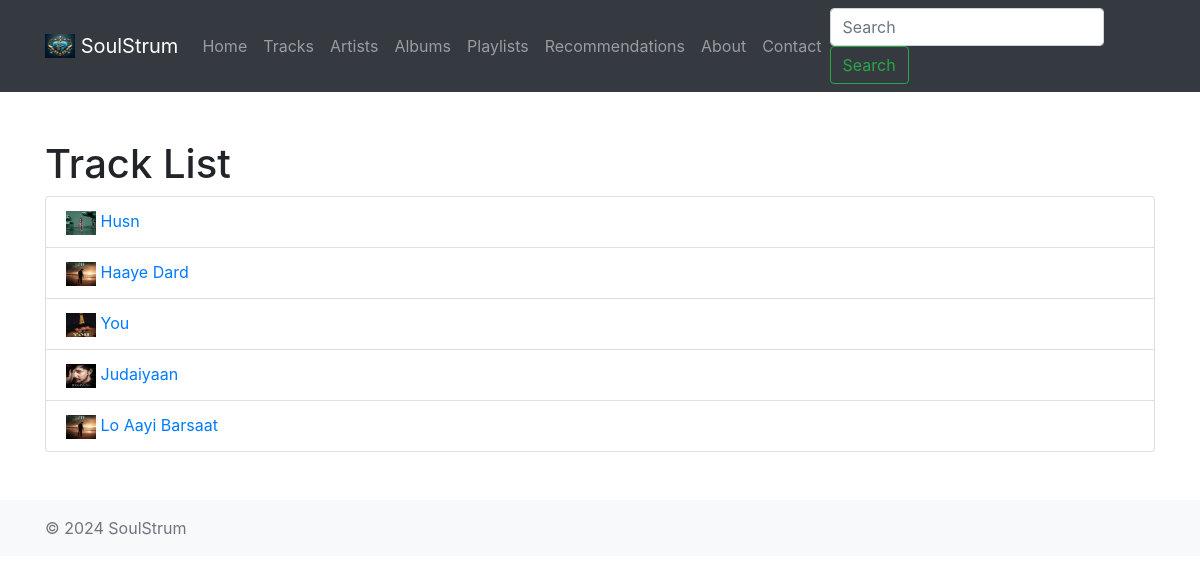
Screenshot of /music/tracks/ with the database file from the repository.
### music_catalog/models.py (models this page shows, shortened)
class Track(models.Model):
    title = models.CharField(max_length=200)
    album = models.ForeignKey(Album, on_delete=models.CASCADE)
    duration = models.DurationField()
    audio_file = models.FileField(upload_to='audio_files')

class Album(models.Model):
    title = models.CharField(max_length=200)
    artist = models.ForeignKey(Artist, on_delete=models.CASCADE)
    release_date = models.DateField()
    cover_image = models.ImageField(upload_to='album_covers', blank=True)

### music_catalog/views.py (the view)
# urls.py: path('tracks/', views.track_list, name='track_list'),
def track_list(request):
    tracks = Track.objects.all()
    return render(request, 'music_catalog/track_list.html', {'tracks': tracks})

### music_catalog/templates/music_catalog/track_list.html (shortened to what this page needs)
{% load static %}
<!DOCTYPE html>
<html lang="en">
<head>
    <link href="https://maxcdn.bootstrapcdn.com/bootstrap/4.5.2/css/bootstrap.min.css" rel="stylesheet">
    <link href="{% static 'css/styles.css' %}" rel="stylesheet">
</head>
<body>
    <header>
      <nav class="navbar navbar-expand-lg navbar-dark bg-dark">
        <div class="container">
            <a class="navbar-brand" href="{% url 'home' %}">
                <img src="{% static 'images/logo.jpg' %}" alt="Logo" width="30" height="24" class="d-inline-block align-text-top me-2">
                SoulStrum
            </a>
          <div class="collapse navbar-collapse" id="navbarSupportedContent">
            <ul class="navbar-nav mr-auto">
              <li class="nav-item">
                <a class="nav-link" href="{% url 'home' %}">Home</a>
              </li>
              <li class="nav-item">
                <a class="nav-link" href="{% url 'track_list' %}">Tracks</a>
              </li>
              <li class="nav-item">
                <a class="nav-link" href="{% url 'artist_list' %}">Artists</a>
              </li>
              <li class="nav-item">
                <a class="nav-link" href="{% url 'album_list' %}">Albums</a>
              </li>
              <li class="nav-item">
                <a class="nav-link" href="{% url 'playlist_list' %}">Playlists</a>
              </li>
              <li class="nav-item">
                <a class="nav-link" href="{% url 'recommendation_list' %}">Recommendations</a>
              </li>
              <li class="nav-item">
                <a class="nav-link" href="{% url 'about' %}">About</a>
              </li>
              <li class="nav-item">
                <a class="nav-link" href="{% url 'contact' %}">Contact</a>
              </li>
            </ul>
            <form class="form-inline my-2 my-lg-0">
              <input class="form-control mr-sm-2" type="search" placeholder="Search" aria-label="Search">
              <button class="btn btn-outline-success my-2 my-sm-0" type="submit">Search</button>
            </form>
          </div>
        </div>
      </nav>
    </header>
    <div class="container my-5">
        <h1>Track List</h1>
        <ul class="list-group">
            {% for track in tracks %}
            <li class="list-group-item">
              <img src="{{ track.album.cover_image.url }}" alt="{{ track.title }}" width="30" height="24" class="d-inline-block align-text-top me-2">
                <a href="{% url 'track_detail' track.id %}">{{ track.title }}</a>
            </li>
            {% endfor %}
        </ul>
    </div>
    <footer class="footer mt-auto py-3 bg-light">
        <div class="container">
            <span class="text-muted">© 2024 SoulStrum</span>
        </div>
    </footer>
</body>
</html>

### rows the page displays
Track: album.cover_image (picture), title "Husn"
Track: album.cover_image (picture), title "Haaye Dard"
Track: album.cover_image (picture), title "You"
Track: album.cover_image (picture), title "Judaiyaan"
Track: album.cover_image (picture), title "Lo Aayi Barsaat"
